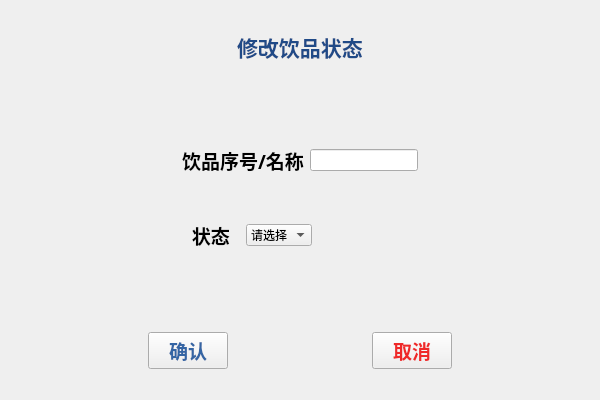
<?xml version="1.0" encoding="UTF-8"?>
<ui version="4.0">
 <class>Modify_stutus</class>
 <widget class="QWidget" name="Modify_stutus">
  <property name="geometry">
   <rect>
    <x>0</x>
    <y>0</y>
    <width>600</width>
    <height>400</height>
   </rect>
  </property>
  <property name="maximumSize">
   <size>
    <width>600</width>
    <height>400</height>
   </size>
  </property>
  <property name="windowTitle">
   <string>Form</string>
  </property>
  <layout class="QVBoxLayout" name="verticalLayout_3">
   <item>
    <spacer name="horizontalSpacer_10">
     <property name="orientation">
      <enum>Qt::Horizontal</enum>
     </property>
     <property name="sizeHint" stdset="0">
      <size>
       <width>579</width>
       <height>20</height>
      </size>
     </property>
    </spacer>
   </item>
   <item>
    <layout class="QHBoxLayout" name="horizontalLayout">
     <item>
      <spacer name="horizontalSpacer">
       <property name="orientation">
        <enum>Qt::Horizontal</enum>
       </property>
       <property name="sizeHint" stdset="0">
        <size>
         <width>40</width>
         <height>20</height>
        </size>
       </property>
      </spacer>
     </item>
     <item>
      <widget class="QLabel" name="label">
       <property name="font">
        <font>
         <family>AR PL UKai CN</family>
         <pointsize>16</pointsize>
         <weight>75</weight>
         <bold>true</bold>
        </font>
       </property>
       <property name="text">
        <string>&lt;html&gt;&lt;head/&gt;&lt;body&gt;&lt;p&gt;&lt;span style=&quot; color:#204a87;&quot;&gt;修改饮品状态&lt;/span&gt;&lt;/p&gt;&lt;/body&gt;&lt;/html&gt;</string>
       </property>
      </widget>
     </item>
     <item>
      <spacer name="horizontalSpacer_2">
       <property name="orientation">
        <enum>Qt::Horizontal</enum>
       </property>
       <property name="sizeHint" stdset="0">
        <size>
         <width>40</width>
         <height>20</height>
        </size>
       </property>
      </spacer>
     </item>
    </layout>
   </item>
   <item>
    <layout class="QHBoxLayout" name="horizontalLayout_8">
     <item>
      <spacer name="horizontalSpacer_7">
       <property name="orientation">
        <enum>Qt::Horizontal</enum>
       </property>
       <property name="sizeHint" stdset="0">
        <size>
         <width>40</width>
         <height>20</height>
        </size>
       </property>
      </spacer>
     </item>
     <item>
      <layout class="QVBoxLayout" name="verticalLayout_2">
       <item>
        <spacer name="verticalSpacer_3">
         <property name="orientation">
          <enum>Qt::Vertical</enum>
         </property>
         <property name="sizeHint" stdset="0">
          <size>
           <width>20</width>
           <height>15</height>
          </size>
         </property>
        </spacer>
       </item>
       <item>
        <layout class="QVBoxLayout" name="verticalLayout">
         <item>
          <layout class="QHBoxLayout" name="horizontalLayout_2">
           <item>
            <widget class="QLabel" name="label_2">
             <property name="font">
              <font>
               <family>AR PL UKai CN</family>
               <pointsize>14</pointsize>
               <weight>75</weight>
               <bold>true</bold>
              </font>
             </property>
             <property name="text">
              <string>饮品序号/名称</string>
             </property>
            </widget>
           </item>
           <item>
            <widget class="QLineEdit" name="lineEdit"/>
           </item>
          </layout>
         </item>
         <item>
          <spacer name="verticalSpacer">
           <property name="orientation">
            <enum>Qt::Vertical</enum>
           </property>
           <property name="sizeHint" stdset="0">
            <size>
             <width>20</width>
             <height>40</height>
            </size>
           </property>
          </spacer>
         </item>
         <item>
          <layout class="QHBoxLayout" name="horizontalLayout_5">
           <item>
            <layout class="QHBoxLayout" name="horizontalLayout_4">
             <item>
              <widget class="QLabel" name="label_4">
               <property name="font">
                <font>
                 <family>AR PL UKai CN</family>
                 <pointsize>14</pointsize>
                 <weight>75</weight>
                 <bold>true</bold>
                </font>
               </property>
               <property name="text">
                <string>  状态  </string>
               </property>
              </widget>
             </item>
             <item>
              <widget class="QComboBox" name="comboBox">
               <item>
                <property name="text">
                 <string>请选择</string>
                </property>
               </item>
               <item>
                <property name="text">
                 <string>有</string>
                </property>
               </item>
               <item>
                <property name="text">
                 <string>无</string>
                </property>
               </item>
              </widget>
             </item>
            </layout>
           </item>
           <item>
            <spacer name="horizontalSpacer_3">
             <property name="orientation">
              <enum>Qt::Horizontal</enum>
             </property>
             <property name="sizeHint" stdset="0">
              <size>
               <width>40</width>
               <height>20</height>
              </size>
             </property>
            </spacer>
           </item>
          </layout>
         </item>
        </layout>
       </item>
       <item>
        <spacer name="verticalSpacer_4">
         <property name="orientation">
          <enum>Qt::Vertical</enum>
         </property>
         <property name="sizeHint" stdset="0">
          <size>
           <width>20</width>
           <height>15</height>
          </size>
         </property>
        </spacer>
       </item>
      </layout>
     </item>
     <item>
      <spacer name="horizontalSpacer_8">
       <property name="orientation">
        <enum>Qt::Horizontal</enum>
       </property>
       <property name="sizeHint" stdset="0">
        <size>
         <width>40</width>
         <height>20</height>
        </size>
       </property>
      </spacer>
     </item>
    </layout>
   </item>
   <item>
    <layout class="QHBoxLayout" name="horizontalLayout_6">
     <item>
      <spacer name="horizontalSpacer_6">
       <property name="orientation">
        <enum>Qt::Horizontal</enum>
       </property>
       <property name="sizeHint" stdset="0">
        <size>
         <width>40</width>
         <height>20</height>
        </size>
       </property>
      </spacer>
     </item>
     <item>
      <widget class="QPushButton" name="pushButton">
       <property name="font">
        <font>
         <family>AR PL UKai CN</family>
         <pointsize>14</pointsize>
         <weight>75</weight>
         <bold>true</bold>
        </font>
       </property>
       <property name="styleSheet">
        <string notr="true">color: rgb(52, 101, 164);</string>
       </property>
       <property name="text">
        <string>确认</string>
       </property>
       <property name="icon">
        <iconset resource="image.qrc">
         <normaloff>:/image/38.png</normaloff>:/image/38.png</iconset>
       </property>
      </widget>
     </item>
     <item>
      <spacer name="horizontalSpacer_4">
       <property name="orientation">
        <enum>Qt::Horizontal</enum>
       </property>
       <property name="sizeHint" stdset="0">
        <size>
         <width>40</width>
         <height>20</height>
        </size>
       </property>
      </spacer>
     </item>
     <item>
      <widget class="QPushButton" name="pushButton_2">
       <property name="maximumSize">
        <size>
         <width>600</width>
         <height>400</height>
        </size>
       </property>
       <property name="font">
        <font>
         <family>AR PL UKai CN</family>
         <pointsize>14</pointsize>
         <weight>75</weight>
         <bold>true</bold>
        </font>
       </property>
       <property name="styleSheet">
        <string notr="true">color: rgb(239, 41, 41);</string>
       </property>
       <property name="text">
        <string>取消</string>
       </property>
       <property name="icon">
        <iconset resource="image.qrc">
         <normaloff>:/image/39.png</normaloff>:/image/39.png</iconset>
       </property>
      </widget>
     </item>
     <item>
      <spacer name="horizontalSpacer_5">
       <property name="orientation">
        <enum>Qt::Horizontal</enum>
       </property>
       <property name="sizeHint" stdset="0">
        <size>
         <width>40</width>
         <height>20</height>
        </size>
       </property>
      </spacer>
     </item>
    </layout>
   </item>
   <item>
    <spacer name="horizontalSpacer_9">
     <property name="orientation">
      <enum>Qt::Horizontal</enum>
     </property>
     <property name="sizeHint" stdset="0">
      <size>
       <width>579</width>
       <height>20</height>
      </size>
     </property>
    </spacer>
   </item>
  </layout>
 </widget>
 <resources>
  <include location="image.qrc"/>
 </resources>
 <connections/>
</ui>
